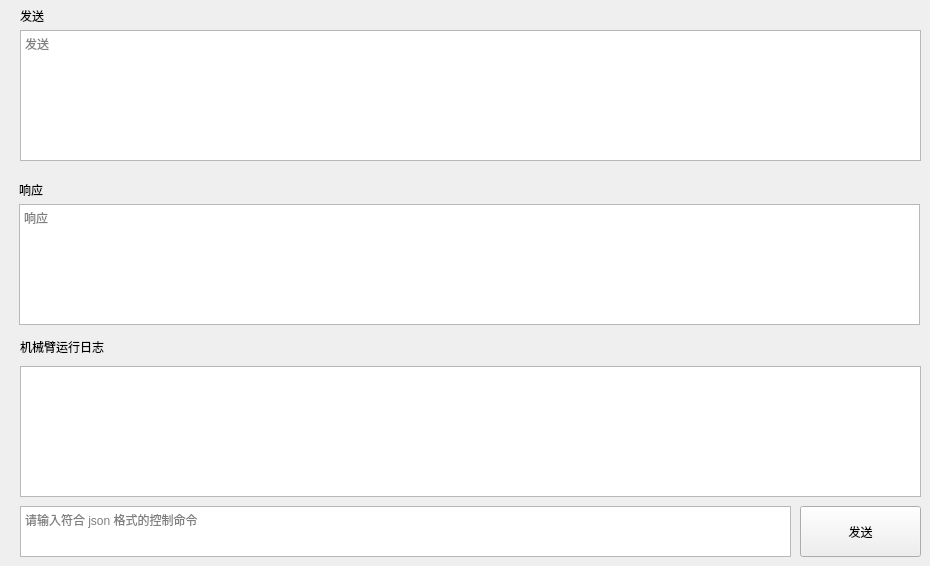
   <widget class="QWidget" name="tab">
    <attribute name="title">
     <string>命令控制</string>
    </attribute>
    <widget class="QTextEdit" name="textEdit">
     <property name="geometry">
      <rect>
       <x>20</x>
       <y>30</y>
       <width>901</width>
       <height>131</height>
      </rect>
     </property>
     <property name="placeholderText">
      <string>发送</string>
     </property>
    </widget>
    <widget class="QTextEdit" name="textEdit_2">
     <property name="geometry">
      <rect>
       <x>20</x>
       <y>506</y>
       <width>771</width>
       <height>51</height>
      </rect>
     </property>
     <property name="placeholderText">
      <string>请输入符合 json 格式的控制命令</string>
     </property>
    </widget>
    <widget class="QPushButton" name="pushButton_48">
     <property name="geometry">
      <rect>
       <x>800</x>
       <y>506</y>
       <width>121</width>
       <height>51</height>
      </rect>
     </property>
     <property name="text">
      <string>发送</string>
     </property>
    </widget>
    <widget class="QTextEdit" name="textEdit_3">
     <property name="geometry">
      <rect>
       <x>19</x>
       <y>204</y>
       <width>901</width>
       <height>121</height>
      </rect>
     </property>
     <property name="placeholderText">
      <string>响应</string>
     </property>
    </widget>
    <widget class="QLabel" name="label_27">
     <property name="geometry">
      <rect>
       <x>20</x>
       <y>10</y>
       <width>54</width>
       <height>12</height>
      </rect>
     </property>
     <property name="text">
      <string>发送</string>
     </property>
    </widget>
    <widget class="QLabel" name="label_28">
     <property name="geometry">
      <rect>
       <x>19</x>
       <y>184</y>
       <width>54</width>
       <height>12</height>
      </rect>
     </property>
     <property name="text">
      <string>响应</string>
     </property>
    </widget>
    <widget class="QLabel" name="label_36">
     <property name="geometry">
      <rect>
       <x>20</x>
       <y>339</y>
       <width>91</width>
       <height>16</height>
      </rect>
     </property>
     <property name="text">
      <string>机械臂运行日志</string>
     </property>
    </widget>
    <widget class="QTextBrowser" name="textBrowser_2">
     <property name="geometry">
      <rect>
       <x>20</x>
       <y>366</y>
       <width>901</width>
       <height>131</height>
      </rect>
     </property>
    </widget>
   </widget>
